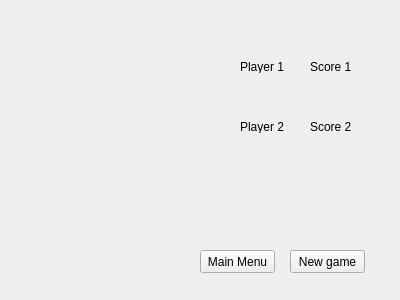
<?xml version="1.0" encoding="UTF-8"?>
<ui version="4.0">
 <class>GameWindow</class>
 <widget class="QWidget" name="GameWindow">
  <property name="geometry">
   <rect>
    <x>0</x>
    <y>0</y>
    <width>400</width>
    <height>300</height>
   </rect>
  </property>
  <property name="windowTitle">
   <string>Form</string>
  </property>
  <widget class="QWidget" name="gridLayoutWidget">
   <property name="geometry">
    <rect>
     <x>10</x>
     <y>40</y>
     <width>211</width>
     <height>191</height>
    </rect>
   </property>
   <layout class="QGridLayout" name="gridLayout">
    <property name="sizeConstraint">
     <enum>QLayout::SetNoConstraint</enum>
    </property>
    <property name="spacing">
     <number>1</number>
    </property>
   </layout>
  </widget>
  <widget class="QPushButton" name="pushButton">
   <property name="geometry">
    <rect>
     <x>200</x>
     <y>250</y>
     <width>75</width>
     <height>23</height>
    </rect>
   </property>
   <property name="text">
    <string>Main Menu</string>
   </property>
  </widget>
  <widget class="QPushButton" name="pushButton_2">
   <property name="geometry">
    <rect>
     <x>290</x>
     <y>250</y>
     <width>75</width>
     <height>23</height>
    </rect>
   </property>
   <property name="text">
    <string>New game</string>
   </property>
  </widget>
  <widget class="QLabel" name="label">
   <property name="geometry">
    <rect>
     <x>240</x>
     <y>60</y>
     <width>47</width>
     <height>13</height>
    </rect>
   </property>
   <property name="text">
    <string>Player 1</string>
   </property>
  </widget>
  <widget class="QLabel" name="label_2">
   <property name="geometry">
    <rect>
     <x>240</x>
     <y>120</y>
     <width>47</width>
     <height>13</height>
    </rect>
   </property>
   <property name="text">
    <string>Player 2</string>
   </property>
  </widget>
  <widget class="QLabel" name="label_3">
   <property name="geometry">
    <rect>
     <x>310</x>
     <y>60</y>
     <width>47</width>
     <height>13</height>
    </rect>
   </property>
   <property name="text">
    <string>Score 1</string>
   </property>
  </widget>
  <widget class="QLabel" name="label_4">
   <property name="geometry">
    <rect>
     <x>310</x>
     <y>120</y>
     <width>47</width>
     <height>13</height>
    </rect>
   </property>
   <property name="text">
    <string>Score 2</string>
   </property>
  </widget>
 </widget>
 <resources/>
 <connections/>
</ui>
